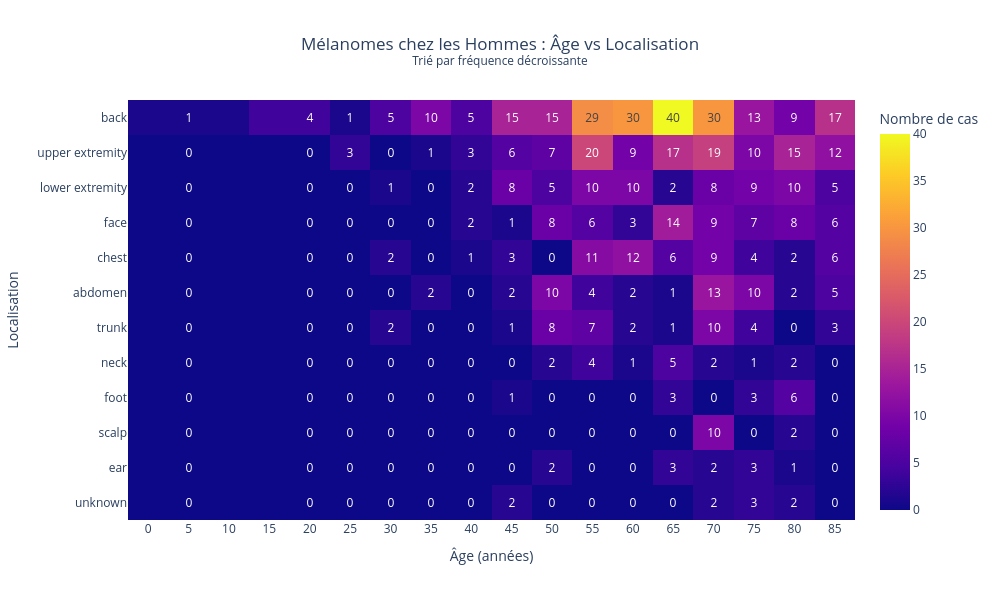

This figure's notebook cell:
### Code cell
import plotly.express as px
import pandas as pd

# Filtrer mélanomes + hommes
male_mel = df[(df['dx'] == 'mel') & (df['sex'] == 'male')].copy()

# Nettoyage
male_mel = male_mel.dropna(subset=['age', 'localization'])
male_mel['age'] = pd.to_numeric(male_mel['age'], errors='coerce')
male_mel = male_mel.dropna(subset=['age'])
male_mel['age'] = male_mel['age'].astype(int)

# Pivot : localisation × âge
pivot_male = male_mel.pivot_table(
    index='localization',
    columns='age',
    values='lesion_id',
    aggfunc='count'
).fillna(0).astype(int)

# Trier colonnes (âges croissants)
pivot_male = pivot_male.sort_index(axis=1)

# Ajouter total et trier lignes par importance
pivot_male['total'] = pivot_male.sum(axis=1)
pivot_male = pivot_male.sort_values('total', ascending=False)
pivot_male = pivot_male.drop(columns=['total'])

# Tracer
fig_male = px.imshow(
    pivot_male,
    title='Mélanomes chez les Hommes : Âge vs Localisation<br><sup>Trié par fréquence décroissante</sup>',
    labels={'x': 'Âge (années)', 'y': 'Localisation', 'color': 'Nombre de cas'},
    color_continuous_scale='Plasma',
    text_auto=True,
    aspect='auto'
)

fig_male.update_layout(
    template='plotly_white',
    width=1000,
    height=600,
    xaxis=dict(tickmode='linear', dtick=5),
    yaxis=dict(title='Localisation'),
    title_x=0.5,
    coloraxis_colorbar=dict(title="Nombre de cas")
)

fig_male.show()

### Figure 1 — Plotly figure (JSON) as saved in the notebook; plotly's stock layout.template omitted (floating-point values rounded to 4 significant figures; data arrays with more than 128 entries replaced by an {"elided": "..."} marker saying what was removed)
{"data": [{"coloraxis": "coloraxis", "hovertemplate": "Âge (années): %{x}<br>Localisation: %{y}<br>Nombre de cas: %{z}<extra></extra>", "name": "0", "texttemplate": "%{z}", "type": "heatmap", "x": [5, 20, 25, 30, 35, 40, 45, 50, 55, 60, 65, 70, 75, 80, 85], "xaxis": "x", "y": ["back", "upper extremity", "lower extremity", "face", "chest", "abdomen", "trunk", "neck", "foot", "scalp", "ear", "unknown"], "yaxis": "y", "z": {"elided": "12x15 int values"}}], "layout": {"coloraxis": {"colorbar": {"title": {"text": "Nombre de cas"}}, "colorscale": [[0, "#0d0887"], [0.1111, "#46039f"], [0.2222, "#7201a8"], [0.3333, "#9c179e"], [0.4444, "#bd3786"], [0.5556, "#d8576b"], [0.6667, "#ed7953"], [0.7778, "#fb9f3a"], [0.8889, "#fdca26"], [1, "#f0f921"]]}, "height": 600, "title": {"text": "Mélanomes chez les Hommes : Âge vs Localisation<br><sup>Trié par fréquence décroissante</sup>", "x": 0.5}, "width": 1000, "xaxis": {"anchor": "y", "domain": [0, 1], "dtick": 5, "tickmode": "linear", "title": {"text": "Âge (années)"}}, "yaxis": {"anchor": "x", "autorange": "reversed", "domain": [0, 1], "title": {"text": "Localisation"}}}}
